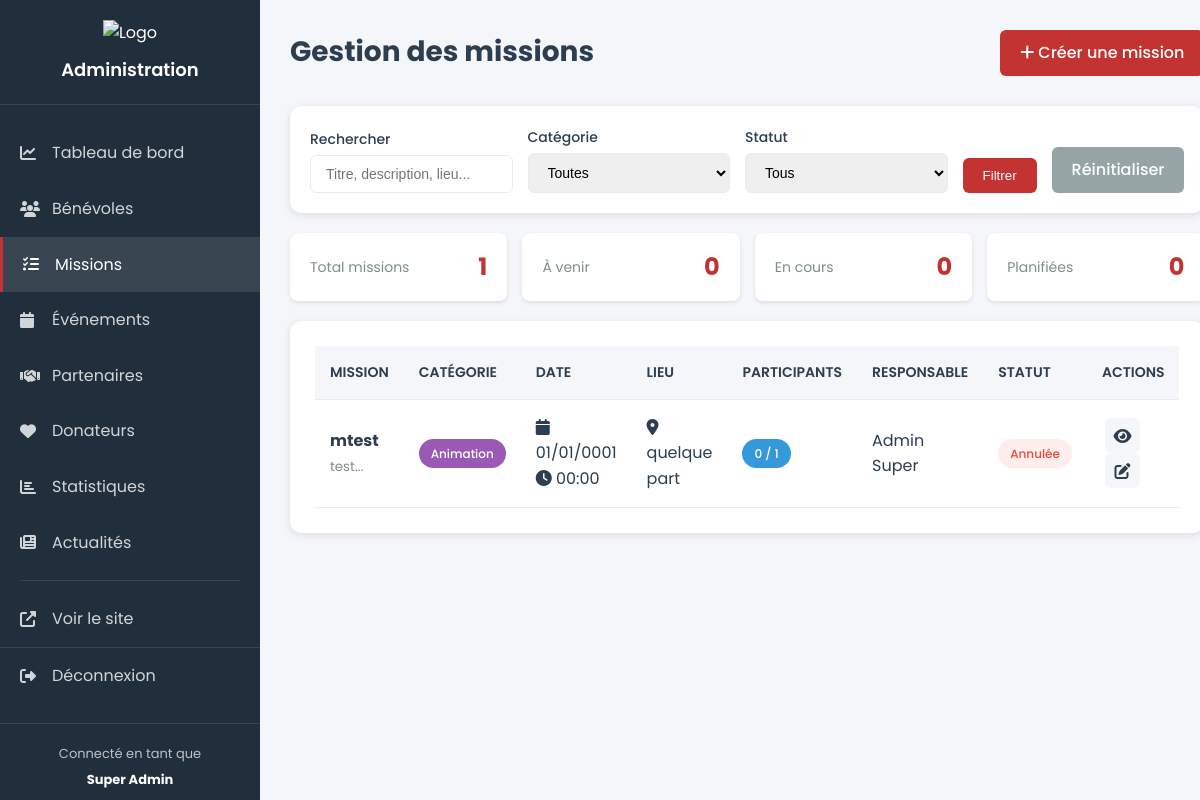
The app's page /admin/missions.php (signed in), older data.
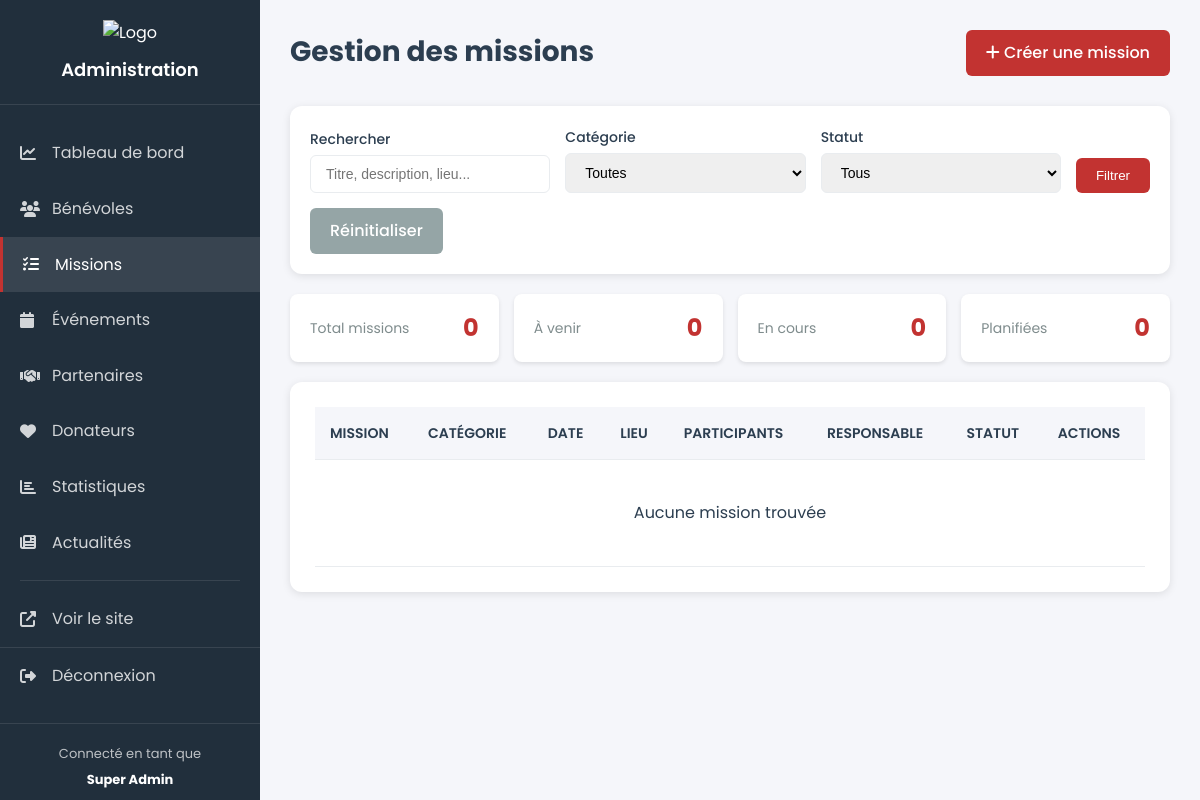
The same page, newer data.
### tables this page shows
CREATE TABLE MISSIONS (
        IDMission INTEGER PRIMARY KEY AUTOINCREMENT,
        Titre TEXT NOT NULL,
        Description TEXT,
        DateMission DATE NOT NULL,
        HeureMission TIME NOT NULL,
        Lieu TEXT NOT NULL,
        NbBenevolesAttendu INTEGER DEFAULT 1,
        Statut TEXT DEFAULT 'Planifiée',
        DateCreation DATETIME DEFAULT CURRENT_TIMESTAMP,
        IDCategorie INTEGER NOT NULL,
        IDResponsable INTEGER NOT NULL,
        FOREIGN KEY (IDCategorie) REFERENCES CATEGORIE(IDCategorie),
        FOREIGN KEY (IDResponsable) REFERENCES RESPONSABLE(IDUtilisateur)
    );

### admin/missions.php (the view, shortened to what the changed rows need)
<?php
try {
    $db = new PDO('sqlite:' . __DIR__ . '/../database/arme_du_salut.db');
    $db->setAttribute(PDO::ATTR_ERRMODE, PDO::ERRMODE_EXCEPTION);
} catch(PDOException $e) {
    die('Erreur : ' . $e->getMessage());
}
$sql = "
    SELECT
        m.*,
        c.NomCategorie,
        c.Couleur,
        u.Nom || ' ' || u.Prenom as Responsable,
        (SELECT COUNT(*) FROM PARTICIPE_MISSION pm WHERE pm.IDMission = m.IDMission) as NbInscrits
    FROM MISSIONS m
    LEFT JOIN CATEGORIE c ON m.IDCategorie = c.IDCategorie
    LEFT JOIN UTILISATEUR u ON m.IDResponsable = u.IDUtilisateur
    WHERE 1=1
";
$params = [];
$sql .= " ORDER BY m.DateMission DESC, m.HeureMission DESC";
$stmt = $db->prepare($sql);
$stmt->execute($params);
$missions = $stmt->fetchAll(PDO::FETCH_ASSOC);
$stats = [];
$stats['total'] = $db->query("SELECT COUNT(*) FROM MISSIONS")->fetchColumn();
$stats['planifiees'] = $db->query("SELECT COUNT(*) FROM MISSIONS WHERE Statut = 'Planifiée'")->fetchColumn();
$stats['en_cours'] = $db->query("SELECT COUNT(*) FROM MISSIONS WHERE Statut = 'En cours'")->fetchColumn();
$stats['a_venir'] = $db->query("SELECT COUNT(*) FROM MISSIONS WHERE DateMission >= date('now') AND Statut = 'Planifiée'")->fetchColumn();
include __DIR__ . '/components/admin_header.php';
?>
    <div class="admin-container">
        <div class="admin-content">
            <div class="content-header">
                <h1>Gestion des missions</h1>
            </div>
            <div class="stats-mini">
                <div class="stat-mini">
                    <span class="stat-mini-label">Total missions</span>
                    <span class="stat-mini-value"><?php echo $stats['total']; ?></span>
                </div>
            </div>
            <div class="content-section">
                <div class="table-responsive">
                    <table class="admin-table">
                        <thead>
                        <tr>
                            <th>Mission</th>
                            <th>Catégorie</th>
                            <th>Date</th>
                            <th>Lieu</th>
                            <th>Participants</th>
                            <th>Responsable</th>
                            <th>Statut</th>
                            <th>Actions</th>
                        </tr>
                        </thead>
                        <tbody>
                        <?php if (empty($missions)): ?>
                            <tr>
                                <td colspan="8" style="text-align: center; padding: 40px;">
                                    Aucune mission trouvée
                                </td>
                            </tr>
                        <?php else: ?>
                            <?php foreach ($missions as $m): ?>
                                <tr>
                                    <td>
                                        <strong><?php echo htmlspecialchars($m['Titre']); ?></strong>
                                        <?php if ($m['Description']): ?>
                                            <br><small style="color: #7f8c8d;">
                                                <?php echo htmlspecialchars(substr($m['Description'], 0, 60)); ?>...
                                            </small>
                                        <?php endif; ?>
                                    </td>
                                    <td>
                                    <span class="badge" style="background: <?php echo $m['Couleur']; ?>">
                                        <?php echo htmlspecialchars($m['NomCategorie']); ?>
                                    </span>
                                    </td>
                                    <td>
                                        <i class="fas fa-calendar"></i>
                                        <?php echo date('d/m/Y', strtotime($m['DateMission'])); ?>
                                        <br>
                                        <i class="fas fa-clock"></i>
                                        <?php echo substr($m['HeureMission'], 0, 5); ?>
                                    </td>
                                    <td>
                                        <i class="fas fa-map-marker-alt"></i>
                                        <?php echo htmlspecialchars($m['Lieu']); ?>
                                    </td>
                                    <td>
                                    <span class="badge badge-info">
                                        <?php echo $m['NbInscrits']; ?> / <?php echo $m['NbBenevolesAttendu']; ?>
                                    </span>
                                    </td>
                                    <td><?php echo htmlspecialchars($m['Responsable']); ?></td>
                                    <td>
                                    <span class="status-badge status-<?php echo strtolower($m['Statut']); ?>">
                                        <?php echo htmlspecialchars($m['Statut']); ?>
                                    </span>
                                    </td>
                                    <td>
                                        <a href="/admin/missions_detail.php?id=<?php echo $m['IDMission']; ?>"
                                           class="btn-icon" title="Voir">
                                            <i class="fas fa-eye"></i>
                                        </a>
                                        <a href="/admin/missions_edit.php?id=<?php echo $m['IDMission']; ?>"
                                           class="btn-icon" title="Modifier">
                                            <i class="fas fa-edit"></i>
                                        </a>
                                    </td>
                                </tr>
                            <?php endforeach; ?>
                        <?php endif; ?>
                        </tbody>
                    </table>
                </div>
            </div>
        </div>
    </div>
<?php include __DIR__ . '/components/admin_footer.php'; ?>

Row changes from the older to the newer data that the page shows:
removed missions: Titre "mtest", Description "test", NomCategorie "Animation", DateMission "01/01/0001", HeureMission "00:00", Lieu "quelque part", NbInscrits "0", NbBenevolesAttendu "1", Responsable "Admin Super", Statut "Annulée"
Text that changed along with them:
$stats['total']: "1" → "0"
text now shown: "Aucune mission trouvée"
